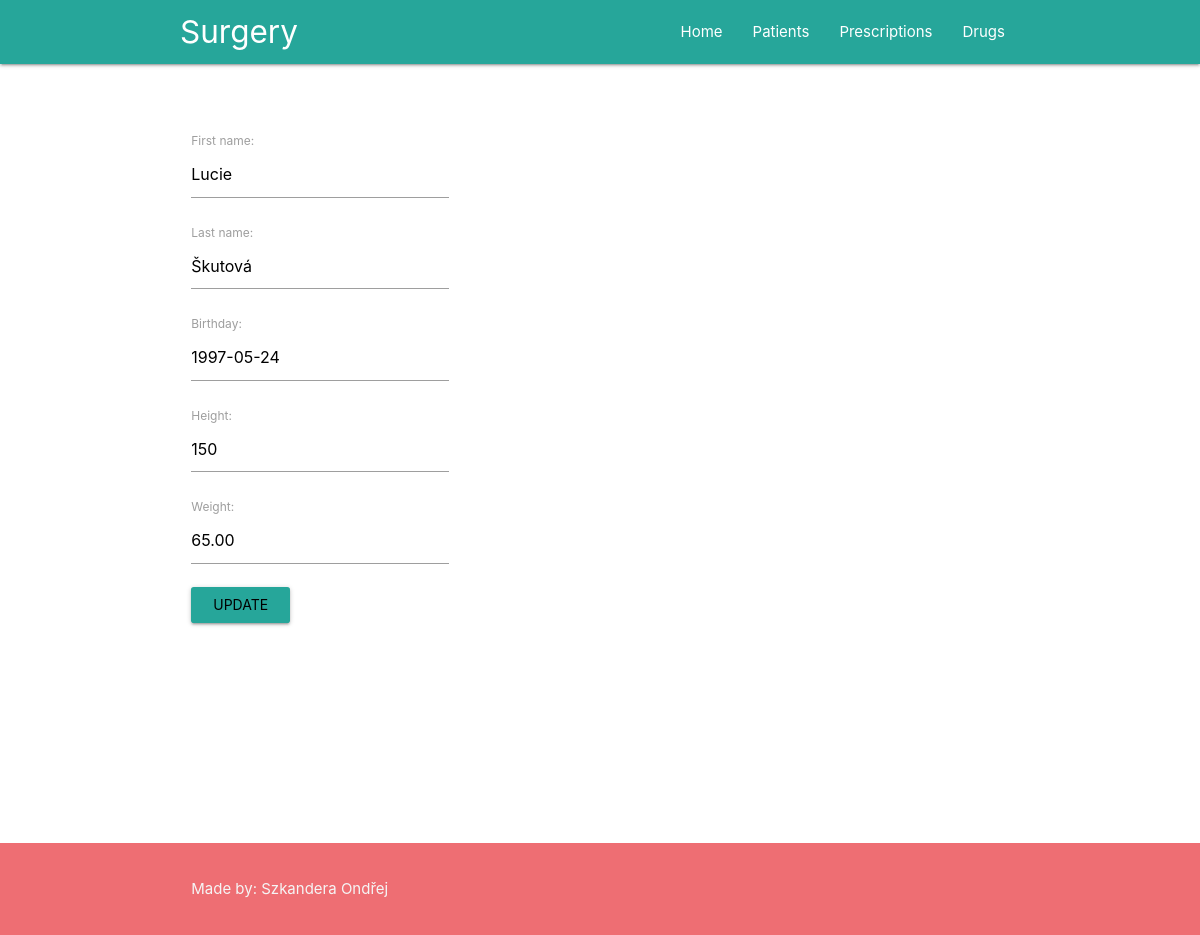
Before: /update_patient/2 with the older database file.
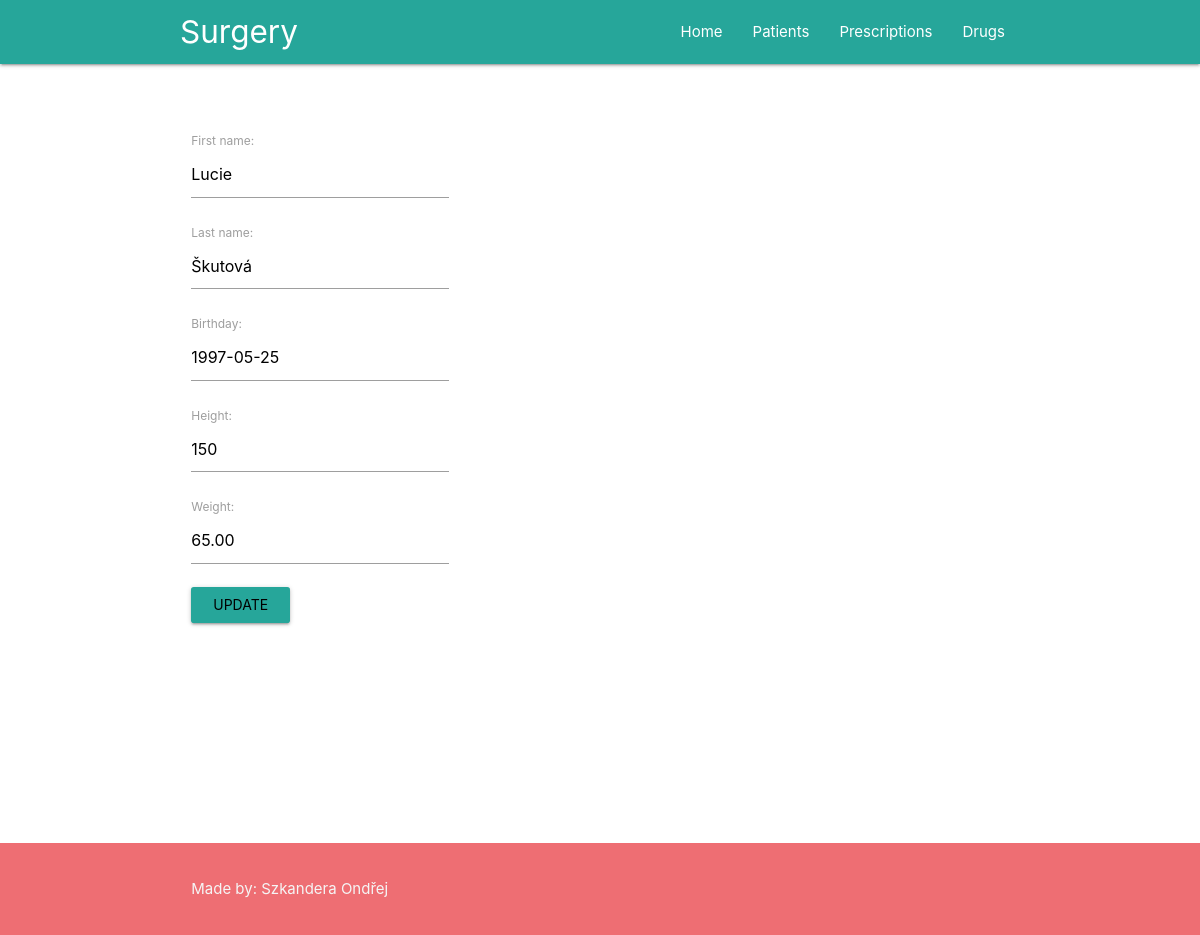
After: the same page with the newer database file.
### Office/models.py (models this page shows, shortened)
class Patient(models.Model):
    first_name = models.CharField(max_length=50)
    last_name = models.CharField(max_length=50)
    birthday = models.DateField()
    height = models.IntegerField()
    weight = models.DecimalField(max_digits=5, decimal_places=2)

### Office/views.py (the view, shortened to what this page needs)
# urls.py: path('update_patient/<int:id>', views.update_patient, name='update_patient'),
def update_patient(request, id):
    patient = get_object_or_404(models.Patient, pk=id)
    if request.method == 'GET':
        patient_form = forms.PatientForm(instance=patient)
        context = {
            'patient_form': patient_form,
            'patient_id': patient.id
        }
        return render(request, 'Office/patient_update.html', context)

### Office/forms.py
class PatientForm(forms.ModelForm):
    class Meta:
        model = Patient
        exclude = []
    def __init__(self, *args, **kwargs):
        super(PatientForm, self).__init__(*args, **kwargs)
        self.fields['birthday'].widget.attrs.update({'placeholder': '01/01/1111'})

### Office/templates/Office/patient_update.html (shortened to what this page needs)
{% extends 'Office/layout.html' %}
{% block content %}
    <div class="row">
        <div class="col s4">
            <form action="{% url 'update_patient' patient_id %}" method="POST">
                {{ patient_form.as_p }}
                <input type="submit" class="waves-effect waves-light btn" value="Update">
            </form>
        </div>
    </div>
{% endblock %}

Changed rows visible on the page:
changed Patient "Lucie": birthday "1997-05-24" → "1997-05-25"
